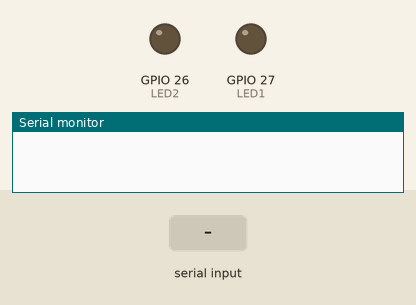
Bench run of a program on a simulated ESP32. Parts: output pins drawn as LEDs (lit = HIGH), the last lines printed to the serial monitor. The test bench sets the inputs (shaded band).

Above: at 1.2 s.
1.3 s: "1" received over Serial
At 2.4 s:
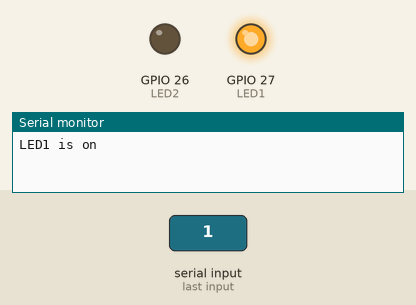
2.8 s: "2" received over Serial
At 3.5 s:
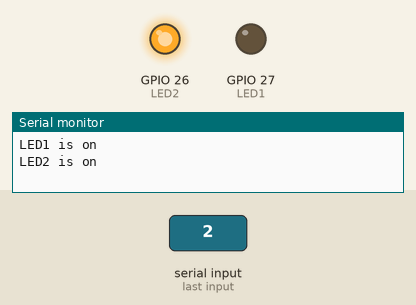
4.3 s: "0" received over Serial
At 4.6 s:
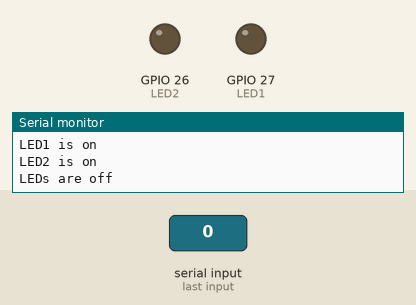
Timing chart, 0 to 7.3 s (numbered marks = the images above; inputs shaded):
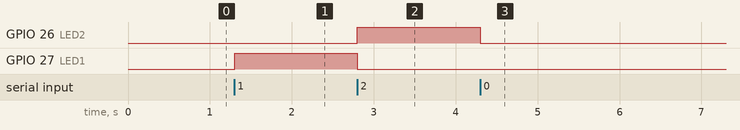

The program:

main.cpp
```cpp
/*
 * @Author: vulpex 2267339737@qq.com
 * @Date: 2025-05-01 17:30:54
 * @LastEditors: vulpex 2267339737@qq.com
 * @LastEditTime: 2025-05-01 21:34:41
 * @FilePath: \hw2\src\main.cpp
 * @Description: 这是默认设置,请设置`customMade`, 打开koroFileHeader查看配置 进行设置: https://github.com/OBKoro1/koro1FileHeader/wiki/%E9%85%8D%E7%BD%AE
 */
#include <Arduino.h>
int LED1 = 27;
int LED2 = 26;
char col;

// put function declarations here:

void setup() {
  // put your setup code here, to run once:
  pinMode(LED1, OUTPUT);
  pinMode(LED2, OUTPUT);
  Serial.begin(9600);
}

void loop() {
  // put your main code here, to run repeatedly:
  if(Serial.available() > 0){
    col = Serial.read();
    if(col == '1'){
      digitalWrite(LED1, HIGH);
      digitalWrite(LED2, LOW);
      Serial.println("LED1 is on");
  }
    else if(col == '2'){
      digitalWrite(LED1, LOW);
      digitalWrite(LED2, HIGH);
      Serial.println("LED2 is on");
    }
    else if(col == '0'){
      digitalWrite(LED1, LOW);
      digitalWrite(LED2, LOW);
      Serial.println("LEDs are off");
    }
    else{
      Serial.println("Invalid input");
    }
  }
}
// put function definitions here:
```

Measured:
- after the input at 1.3 s, GPIO 27 (LED1): LOW → HIGH at once
- after the input at 2.8 s, GPIO 26 (LED2): LOW → HIGH at once; GPIO 27 (LED1): HIGH → LOW at once
- after the input at 4.3 s, GPIO 26 (LED2): HIGH → LOW at once
